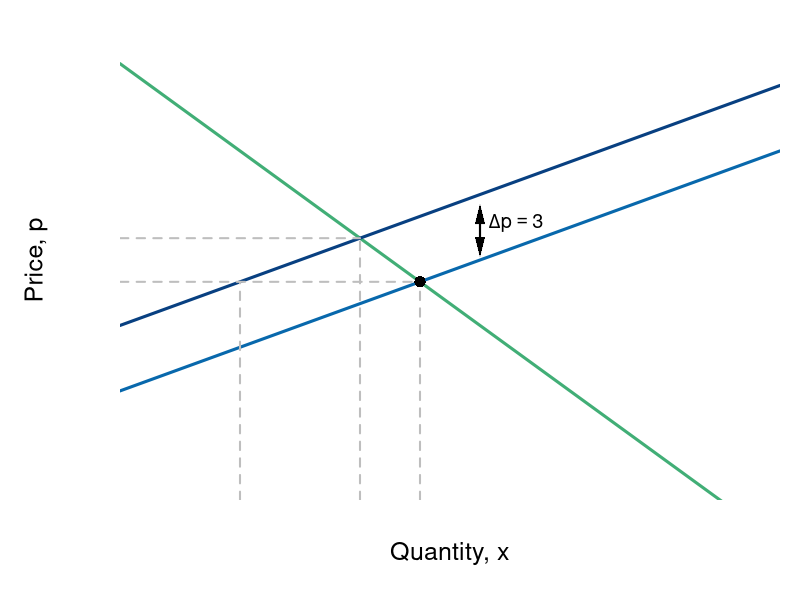

Here is the R script that generated this plot: (Note: this script raises an error after producing the figure.)
require(shape)
pdf(file = "indmarketdemand/price_increase.pdf", width = 9, height = 7)

#Set parameters for graphics
axislabelsize <- 1.5
labelsize <- 1.2
graphlinewidth <- 3
segmentlinewidth <- 2

COL <- c("#7fc97f", "#beaed4", "#fdc086", "#ffff99", "#386cb0", "#f0027f", "#bf5b17", "#666666")
COLA <- c("#e0f3db", "#99d8c9","#66c2a4","#41ae76", "#238b45", "#005824")
COLB <- c("#c6dbef", "#4eb3d3", "#2b8cbe", "#0868ac","#084081")
COLC <- c("#fcfbfd", "#efedf5", "#dadaeb", "#bcbddc", "#9e9ac8", "#807dba", "#6a51a3", "#54278f", "#3f007d")

par(mar =  c(5, 6, 1, 1))

mrsA <- function(x, rmax = 20, xmax = 10) {
  rmax - (rmax/xmax)*x
}

uA <- function(x, y, rmax = 20, xmax = 10) {
  y + rmax*x - (1/2)(rmax/xmax)*x^2
}

Qs <- function(x, tax = 0){
  x + 5 + tax
}

Qs_tax<- function(x, tax = 3){
  x + 5 + tax
}

xlims <- c(0, 11)
ylims <- c(0, 22)

npts <- 501 
x <- seq(xlims[1], xlims[2], length.out = npts)
y <- seq(ylims[1], ylims[2], length.out = npts) 
a <- c(46.08, 55, 64)
b <- c(46.08, 55, 64)

plot(0, 0, xlim = xlims, ylim = ylims, type = "n",
     xlab = expression(paste("")),
     ylab = expression(paste("")), 
     xaxt = "n", 
     yaxt = "n", 
     cex.lab = axislabelsize, 
     bty = "n",
     xaxs = "i", 
     yaxs = "i")

ticksy <- c(0, 10, 12, 20, ylims[2])
ylabels <- c(NA, expression(paste(p[b] == 10)), expression(paste(p[a] == 12)), expression(paste(bar(p) == 20)), NA)
ticksx <- c(0, 2, 4, 5, 10, xlims[2])
xlabels <- c(0, expression(paste(x["m"]) == 2),expression(paste(x[a]) == 4), expression(paste(x[b]) == 5), expression(paste(bar(x)==10)), NA)

npts <- 500 
xx1 <- seq(xlims[1], xlims[2], length.out = npts)


#Lines for mrs graph
lines(xx1, mrsA(xx1, rmax = 20, xmax = 10), col = COLA[4], lwd = graphlinewidth)

lines(xx1, Qs(xx1), col = COLB[4], lwd = graphlinewidth)
lines(xx1, Qs_tax(xx1), col = COLB[5], lwd = graphlinewidth)

# Market Price
segments(0, 12, 4, 12, lty = 2, col = "gray" , lwd = segmentlinewidth) 
segments(0, 10, 5, 10, lty = 2, col = "gray" , lwd = segmentlinewidth)

# Vert Seg from Q 
segments(5, 0, 5, 10, lty = 2, col = "gray" , lwd = segmentlinewidth)
segments(4, 0, 4, 12, lty = 2, col = "gray" , lwd = segmentlinewidth)

# Q*
segments(2, 0, 2, 10, lty = 2, col = "gray" , lwd = segmentlinewidth)

#Label axes
mtext(expression(paste("Quantity, ", x)), side=1, line = 2.5, cex = axislabelsize)
text(-1.4, 0.5*ylims[2], expression(paste("Price, ", p)), xpd = TRUE, cex = axislabelsize, srt = 90) 

# Tax
Arrows(6, 11.6, 6, 13.1, col = "black", lty = 1, lwd = 2, arr.type = "triangle", arr.lwd = 0.2)
Arrows(6, 13.1, 6, 11.6, col = "black", lty = 1, lwd = 2, arr.type = "triangle", arr.lwd = 0.2)
text(6.6, 12.7, expression(paste(Delta, p == 3)), cex = labelsize)


#Label i
points(5, 10, pch = 16, col = "black", cex = 1.5)
text(5, 10.75, expression(b), cex = annotatesize)

#Label g
points(4, 12, pch = 16, col = "black", cex = 1.5)
text(4, 12.75, expression(a), cex = annotatesize)

#segments(4.11765, 6.17647, 5.88, 8.88, lty = 1, col = COL[2] , lwd = graphlinewidth)
text(8, 19, expression(paste("Supply with price increase, ", p(x) == 8 + x)), cex = labelsize)
text(7.75, 10.5, expression(paste("Supply, ", p(x) == 5 + x)), cex = labelsize)

#Label mrs function
text(8.05, 8, expression(paste("Demand, ", p(x) == 20 - 2*x)), cex = labelsize)
#Arrows(10, 7.5, 10, 5, col = "black", lty = 1, lwd = 2, arr.type = "triangle", arr.lwd = 0.5)


axis(1, at = ticksx, pos = 0, labels = xlabels, cex.axis = labelsize)
axis(2, at = ticksy, pos = 0, labels = ylabels, las = 1, cex.axis = labelsize)

dev.off()
